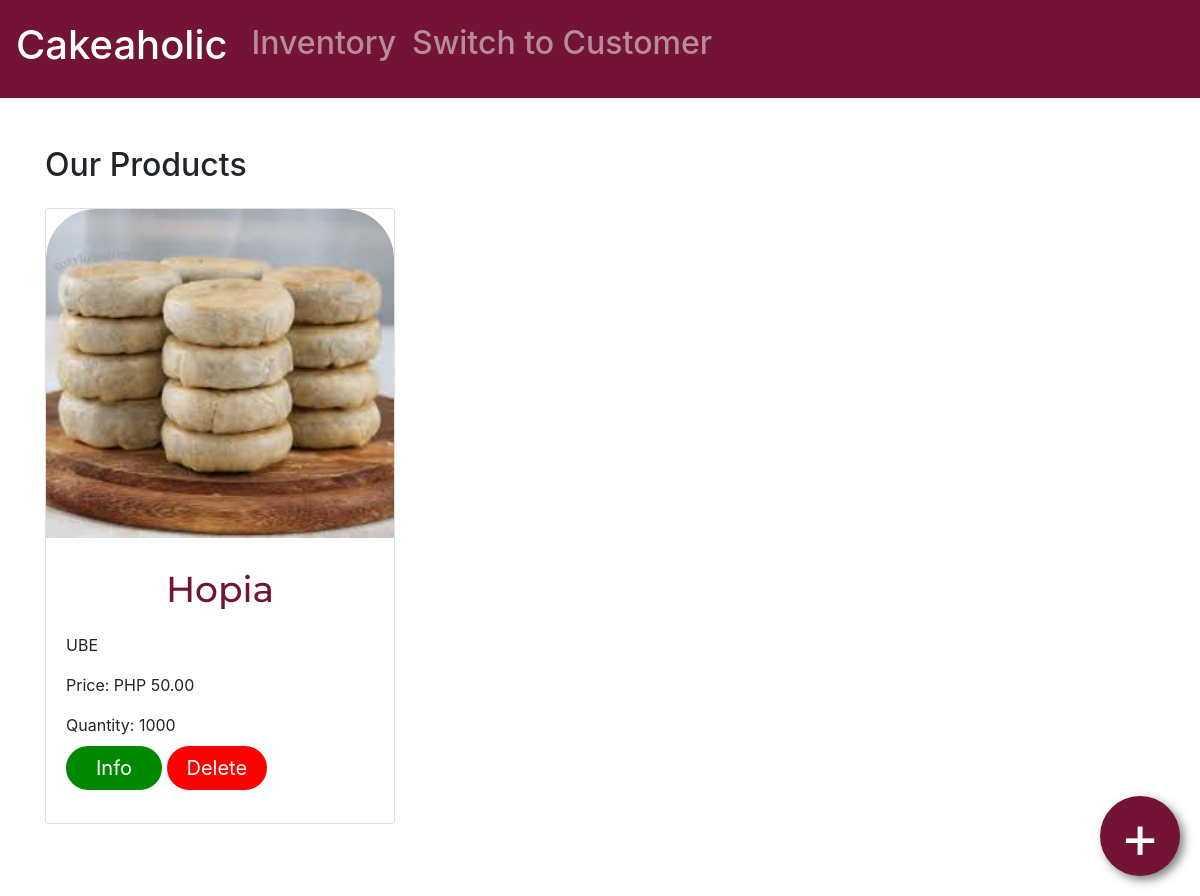
The page /inventory/products/ on the database as committed earlier.
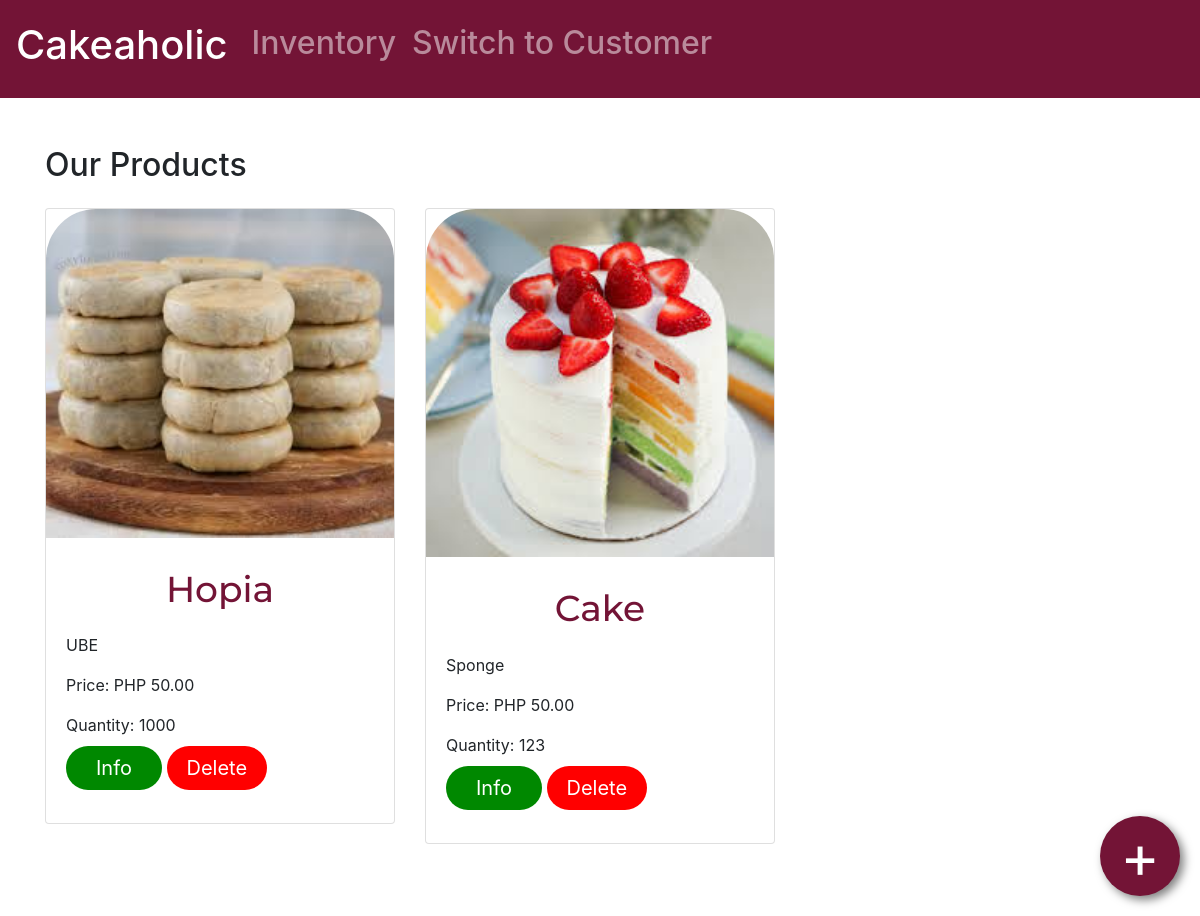
The same page on the database as committed later.
### inventory/models.py (models this page shows, shortened)
class ProductItem(models.Model):
    name = models.CharField(max_length=100)
    description = models.TextField(blank=True)
    price = models.DecimalField(max_digits=10, decimal_places=2)
    quantity = models.IntegerField(default=0)
    image = models.ImageField(upload_to='product_images/', blank=True, null=True)

### inventory/views.py (the view)
# urls.py: path('products/', views.products, name='products'),
def products(request):
    items = ProductItem.objects.all()
    form = ProductItemForm()
    if request.method == 'POST':
        form = ProductItemForm(request.POST, request.FILES)
        if form.is_valid():
            form.save()
            return redirect('inventory:products')  # Refresh the page to show new item
    return render(request, 'inventory/products.html', {'items': items, 'form': form})

### inventory/templates/inventory/products.html (shortened to what this page needs)
{% extends 'inventory/main.html' %}
{% load static %}
{% block content %}
<body>
	<a href="{% url 'inventory:add_product'%}" class="floating-btn">+</a>
	<div class="col">
		<div class="row">
            <div class="container py-5">
                <h2 class="mb-4">Our Products</h2>
                <div class="row">
                    {% for i in items %}
                    <div class="col-md-4 mb-4">
                        <div class="card">
                            {% if i.image %}
                            <img class="card-img-top" src="{{ i.image.url }}" alt="{{ i.name }}">
                            {% endif %}
                            <div class="card-body">
                                <h5 class="card-title">{{ i.name | truncatechars:15 }}</h5>
                                <p class="card-text">{{ i.description }}</p>
                                <p class="card-text">Price: PHP {{ i.price }}</p>
                                <p class="card-text">Quantity: {{ i.quantity }}</p>
                                <div class="btn-container">
                                    <a href="#!" class="primary-btn">Info</a>
                                    <a href="{% url 'inventory:delete_product' i.id %}" class="delete-btn">Delete</a>
                                </div>
                            </div>
                        </div>
                    </div>
                    {% endfor %}
                </div>
            </div>
		</div>
	</div>
</body>
{% endblock content%}

Rows that differ between the two databases and show on the page:
added ProductItem: image (picture), name "Cake", description "Sponge", price "50.00", quantity "123"
